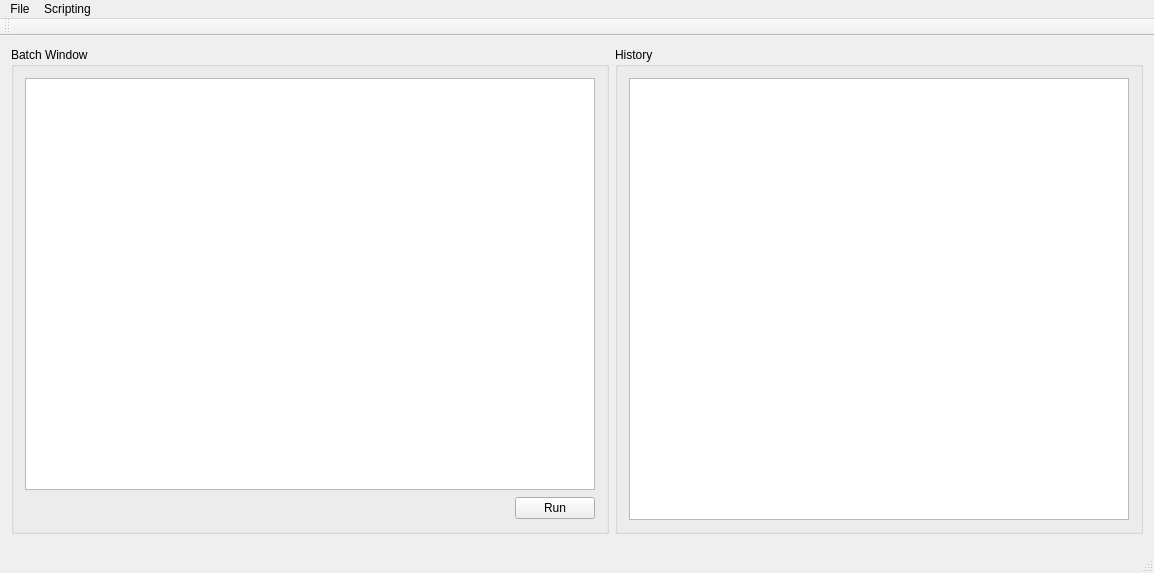
<?xml version="1.0" encoding="UTF-8"?>
<ui version="4.0">
 <class>MainWindow</class>
 <widget class="QMainWindow" name="MainWindow">
  <property name="geometry">
   <rect>
    <x>0</x>
    <y>0</y>
    <width>1154</width>
    <height>573</height>
   </rect>
  </property>
  <property name="windowTitle">
   <string>VideoAI</string>
  </property>
  <widget class="QWidget" name="centralWidget">
   <layout class="QGridLayout" name="gridLayout">
    <item row="0" column="0">
     <widget class="QGroupBox" name="groupBoxBatch">
      <property name="title">
       <string>Batch Window</string>
      </property>
      <layout class="QGridLayout" name="gridLayout_2">
       <item row="0" column="0" colspan="2">
        <widget class="QTextEdit" name="textBatch">
         <property name="sizePolicy">
          <sizepolicy hsizetype="Expanding" vsizetype="Expanding">
           <horstretch>0</horstretch>
           <verstretch>0</verstretch>
          </sizepolicy>
         </property>
        </widget>
       </item>
       <item row="1" column="0">
        <spacer name="horizontalSpacer">
         <property name="orientation">
          <enum>Qt::Horizontal</enum>
         </property>
         <property name="sizeHint" stdset="0">
          <size>
           <width>498</width>
           <height>24</height>
          </size>
         </property>
        </spacer>
       </item>
       <item row="1" column="1">
        <widget class="QPushButton" name="pushEvaluate">
         <property name="text">
          <string>Run</string>
         </property>
        </widget>
       </item>
      </layout>
     </widget>
    </item>
    <item row="0" column="1">
     <widget class="QGroupBox" name="groupBox">
      <property name="title">
       <string>History</string>
      </property>
      <layout class="QVBoxLayout" name="verticalLayout">
       <item>
        <widget class="QListWidget" name="listHistory">
         <property name="sizePolicy">
          <sizepolicy hsizetype="Expanding" vsizetype="Expanding">
           <horstretch>0</horstretch>
           <verstretch>0</verstretch>
          </sizepolicy>
         </property>
         <property name="minimumSize">
          <size>
           <width>500</width>
           <height>0</height>
          </size>
         </property>
        </widget>
       </item>
      </layout>
     </widget>
    </item>
    <item row="1" column="0" colspan="2">
     <widget class="QFrame" name="frameScript">
      <property name="maximumSize">
       <size>
        <width>16777215</width>
        <height>250</height>
       </size>
      </property>
      <property name="styleSheet">
       <string notr="true"/>
      </property>
      <property name="frameShape">
       <enum>QFrame::StyledPanel</enum>
      </property>
      <property name="frameShadow">
       <enum>QFrame::Raised</enum>
      </property>
     </widget>
    </item>
   </layout>
  </widget>
  <widget class="QMenuBar" name="menuBar">
   <property name="geometry">
    <rect>
     <x>0</x>
     <y>0</y>
     <width>1154</width>
     <height>22</height>
    </rect>
   </property>
   <widget class="QMenu" name="menuFile">
    <property name="title">
     <string>File</string>
    </property>
   </widget>
   <widget class="QMenu" name="menuScripting">
    <property name="title">
     <string>Scripting</string>
    </property>
    <addaction name="actionInit_Commands"/>
    <addaction name="actionScripts_Editor"/>
   </widget>
   <addaction name="menuFile"/>
   <addaction name="menuScripting"/>
  </widget>
  <widget class="QToolBar" name="mainToolBar">
   <attribute name="toolBarArea">
    <enum>TopToolBarArea</enum>
   </attribute>
   <attribute name="toolBarBreak">
    <bool>false</bool>
   </attribute>
  </widget>
  <widget class="QStatusBar" name="statusBar"/>
  <action name="actionInit_Commands">
   <property name="text">
    <string>Init Commands</string>
   </property>
  </action>
  <action name="actionScripts_Editor">
   <property name="text">
    <string>Scripts Editor</string>
   </property>
  </action>
 </widget>
 <layoutdefault spacing="6" margin="11"/>
 <resources/>
 <connections/>
</ui>
